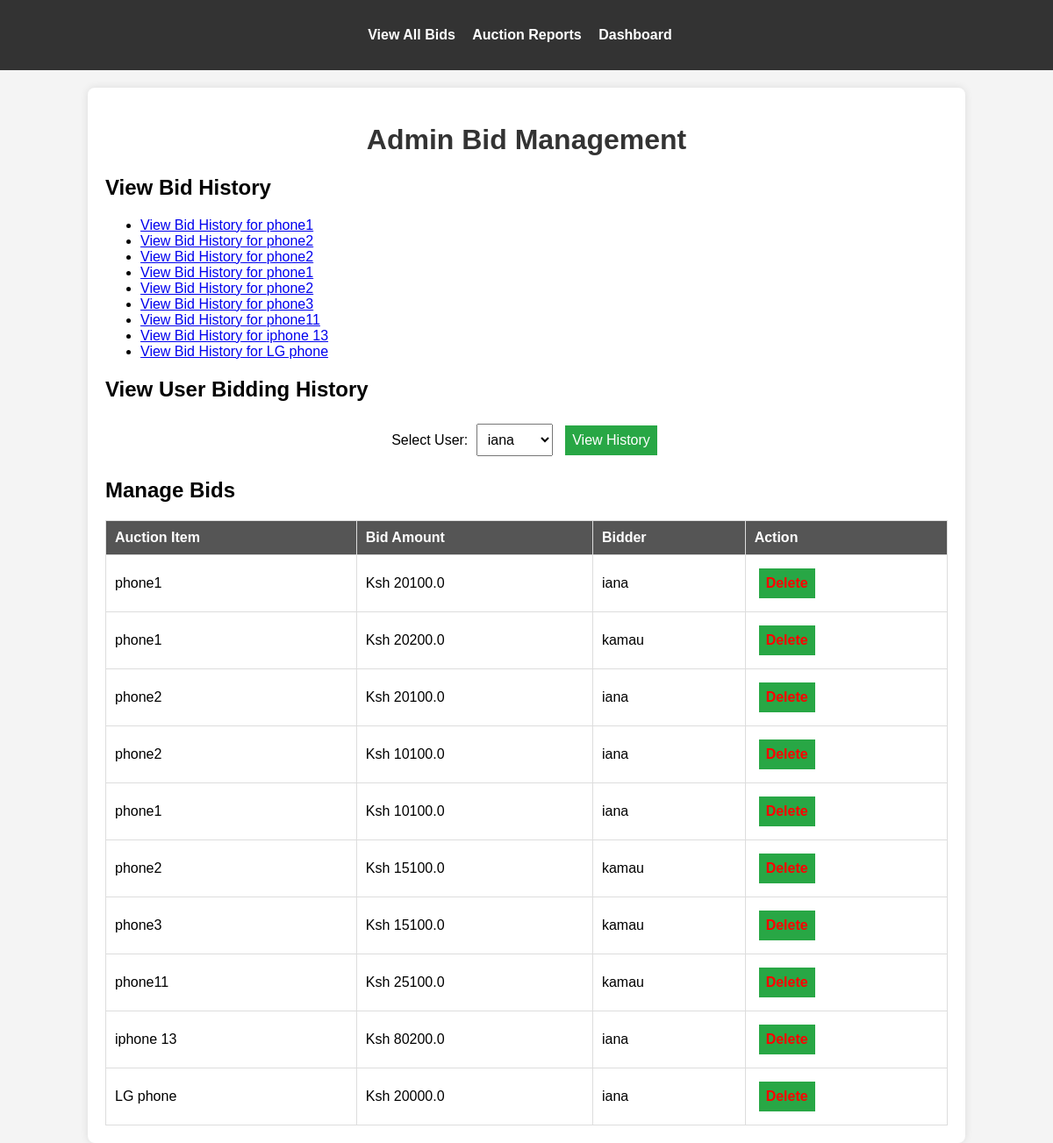
/admin/bids, run on the app's committed database.
### models.py (models this page shows)
class AuctionItem(db.Model):
    id = db.Column(db.Integer, primary_key=True)
    title = db.Column(db.String(100), nullable=False)
    description = db.Column(db.Text, nullable=False)
    starting_price = db.Column(db.Float, nullable=False)
    image = db.Column(db.String(100), nullable=True)
    end_time = db.Column(db.DateTime(timezone=True), nullable=False, default=lambda: datetime.now(timezone.utc))
    bids = db.relationship('Bid', backref='auction_item', lazy=True)
    category = db.Column(db.String(50), nullable=False)  # New field for category
    additional_images = db.relationship('AdditionalImage', back_populates='auction_item', cascade="all, delete-orphan")
    serial_number = db.Column(db.String(50), nullable=True)
    model = db.Column(db.String(50), nullable=True)
    year_of_manufacture = db.Column(db.String(4), nullable=True)
    color = db.Column(db.String(30), nullable=True)
    primary_damage = db.Column(db.String(50), nullable=True)
    secondary_damage = db.Column(db.String(50), nullable=True)
    VIN = db.Column(db.String(17), nullable=True)
    odometer = db.Column(db.Integer, nullable=True)
    working = db.Column(db.String(10), nullable=True)  # Yes/No/Not Applicable
    sale_status = db.Column(db.String(20), default='Open')  # Open, Closed, or Sold

class Bid(db.Model):
    id = db.Column(db.Integer, primary_key=True)
    user_id = db.Column(db.Integer, db.ForeignKey('user.id'), nullable=False)
    auction_id = db.Column(db.Integer, db.ForeignKey('auction_item.id'), nullable=False)
    bid_amount = db.Column(db.Float, nullable=False)
    timestamp = db.Column(db.DateTime, default=datetime.now)
    user = db.relationship('User', backref='bids')

class User(UserMixin, db.Model):
    id = db.Column(db.Integer, primary_key=True)
    username = db.Column(db.String(50), unique=True, nullable=False)
    password = db.Column(db.String(100), nullable=False)
    is_admin = db.Column(db.Boolean, default=False)

### app.py (the view)
@app.route('/admin/bids')
def admin_bid_management():
    bids = Bid.query.all()
    auction_items = db.session.query(AuctionItem).join(Bid).distinct().all()
    users = db.session.query(User).join(Bid).distinct().all()
    """Admin dashboard for managing bids."""
    return render_template('admin_bid_management.html', auction_items=auction_items, users=users, bids=bids)

### app.py (called while the page is built)
@app.context_processor
def inject_user_model():
    from models import User  # Import your User model here
    return dict(User=User)

### templates/admin_bid_management.html (shortened to what this page needs)
<!DOCTYPE html>
<html lang="en">
<head>
</head>
<body>
    <nav>
        <ul>
            <li><a href="{{ url_for('view_all_bids') }}">View All Bids</a></li>
            <li><a href="{{ url_for('auction_reports') }}">Auction Reports</a></li>
            <li><a href="{{ url_for('admin_dashboard') }}">Dashboard</a></li>
        </ul>
    </nav>
    <div class="container">
        <h1>Admin Bid Management</h1>
        <div class="bid-section">
            <h2>View Bid History</h2>
            <ul>
                {% for item in auction_items %}
                    <li><a href="{{ url_for('view_bid_history', item_id=item.id) }}">View Bid History for {{ item.title }}</a></li>
                {% endfor %}
            </ul>
        </div>
        <div class="bid-section">
            <h2>View User Bidding History</h2>
            <form action="{{ url_for('view_user_bidding_history', user_id=0) }}" method="get" onsubmit="updateAction(event)">
                <label for="user_id">Select User:</label>
                <select name="user_id" id="user_id" required>
                    {% for user in users %}
                        <option value="{{ user.id }}">{{ user.username }}</option>
                    {% endfor %}
                </select>
                <button type="submit">View History</button>
            </form>
        </div>
        <div class="bid-section">
            <h2>Manage Bids</h2>
            <table class="bid-table">
                <thead>
                    <tr>
                        <th>Auction Item</th>
                        <th>Bid Amount</th>
                        <th>Bidder</th>
                        <th>Action</th>
                    </tr>
                </thead>
                <tbody>
                    {% for bid in bids %}
                        <tr>
                            <td>{{ bid.auction_item.title }}</td>
                            <td>Ksh {{ bid.bid_amount }}</td>
                            <td>{{ bid.user.username }}</td>
                            <td>
                                <form action="{{ url_for('delete_bid', bid_id=bid.id) }}" method="POST" style="display:inline;">
                                    <button type="submit" class="delete-link" onclick="return confirm('Are you sure you want to delete this bid?');">
                                        Delete
                                    </button>
                                </form>
                            </td>
                        </tr>
                    {% endfor %}
                </tbody>
            </table>
        </div>
    </div>
</body>
</html>

### templates/admin_bid_management.html (style rules this page uses)
body { font-family: Arial, sans-serif; margin: 0; padding: 0; background-color: #f4f4f4; }
.container { width: 80%; margin: auto; padding: 20px; background: #fff; border-radius: 8px; box-shadow: 0px 0px 10px rgba(0, 0, 0, 0.1); margin-top: 20px; }
h1 { text-align: center; color: #333; }
nav { background: #333; padding: 15px; text-align: center; }
nav ul { list-style: none; padding: 0; }
nav ul li { display: inline; margin-right: 15px; }
nav ul li a { color: white; text-decoration: none; font-weight: bold; }
.bid-section { margin-top: 20px; }
.bid-table { width: 100%; border-collapse: collapse; margin-top: 15px; }
.bid-table th, .bid-table td { border: 1px solid #ddd; padding: 10px; text-align: left; }
.bid-table th { background: #555; color: white; }
form { margin-top: 20px; text-align: center; }
select, button { padding: 8px; margin: 5px; font-size: 16px; }
button { background: #28a745; color: white; border: none; cursor: pointer; }
.delete-link { color: red; font-weight: bold; }

### data on the page
AuctionItem: title "phone1"
AuctionItem: title "phone2"
AuctionItem: title "phone2"
AuctionItem: title "phone1"
AuctionItem: title "phone2"
AuctionItem: title "phone3"
AuctionItem: title "phone11"
AuctionItem: title "iphone 13"
AuctionItem: title "LG phone"
Bid: auction_item "phone1", bid_amount "20100.0", user.username "iana"
Bid: auction_item "phone1", bid_amount "20200.0", user.username "kamau"
Bid: auction_item "phone2", bid_amount "20100.0", user.username "iana"
Bid: auction_item "phone2", bid_amount "10100.0", user.username "iana"
Bid: auction_item "phone1", bid_amount "10100.0", user.username "iana"
Bid: auction_item "phone2", bid_amount "15100.0", user.username "kamau"
Bid: auction_item "phone3", bid_amount "15100.0", user.username "kamau"
Bid: auction_item "phone11", bid_amount "25100.0", user.username "kamau"
Bid: auction_item "iphone 13", bid_amount "80200.0", user.username "iana"
Bid: auction_item "LG phone", bid_amount "20000.0", user.username "iana"

### other printed values
form field user_id "iana"
